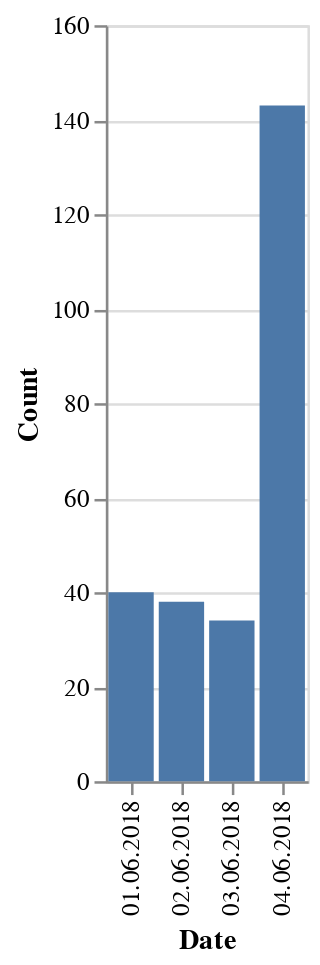

Write a Vega-Lite specification for this figure.
### Vega-Lite specification from a JSON file in a GitHub repository (floating-point values rounded to 4 significant figures)
{"$schema": "https://vega.github.io/schema/vega-lite/v2.json", "data": {"values": [{"date": "01.06.2018", "count": 40}, {"date": "02.06.2018", "count": 38}, {"date": "03.06.2018", "count": 34}, {"date": "04.06.2018", "count": 143}], "format": {"parse": {"date": "%d.%m.%y"}}}, "mark": "bar", "encoding": {"x": {"type": "ordinal", "field": "date", "axis": {"title": "Date"}}, "y": {"type": "quantitative", "field": "count", "axis": {"title": "Count"}}}}
